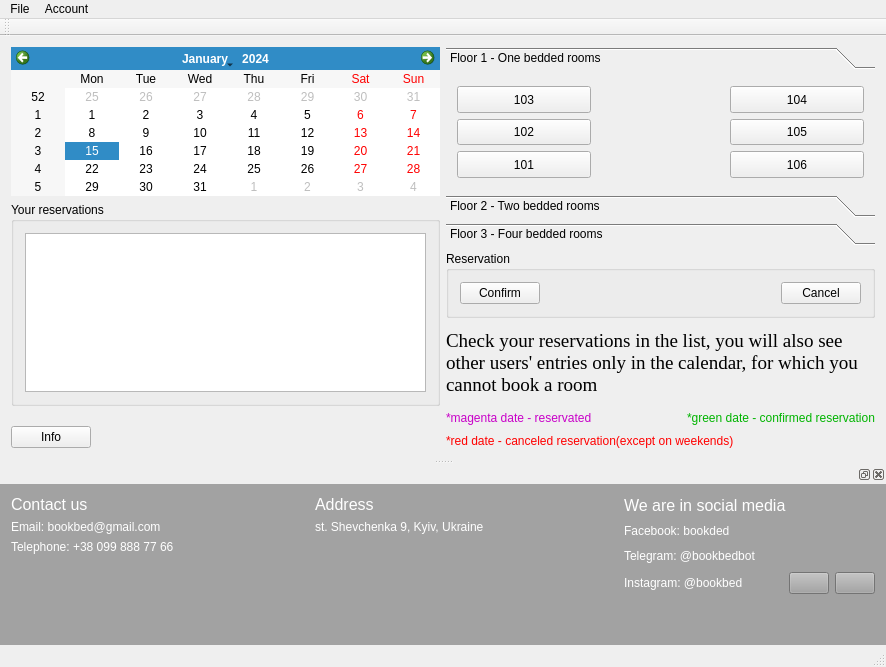
<?xml version="1.0" encoding="UTF-8"?>
<ui version="4.0">
 <class>hotelClass</class>
 <widget class="QMainWindow" name="hotelClass">
  <property name="geometry">
   <rect>
    <x>0</x>
    <y>0</y>
    <width>886</width>
    <height>667</height>
   </rect>
  </property>
  <property name="windowTitle">
   <string>hotel</string>
  </property>
  <property name="styleSheet">
   <string notr="true"/>
  </property>
  <widget class="QWidget" name="centralWidget">
   <layout class="QGridLayout" name="gridLayout_5">
    <item row="0" column="1">
     <widget class="QToolBox" name="toolBox">
      <property name="currentIndex">
       <number>0</number>
      </property>
      <widget class="QWidget" name="floor_1">
       <property name="geometry">
        <rect>
         <x>0</x>
         <y>0</y>
         <width>431</width>
         <height>108</height>
        </rect>
       </property>
       <attribute name="label">
        <string>Floor 1 - One bedded rooms</string>
       </attribute>
       <layout class="QGridLayout" name="gridLayout_2">
        <item row="1" column="2">
         <widget class="QToolButton" name="toolButton105">
          <property name="sizePolicy">
           <sizepolicy hsizetype="Expanding" vsizetype="Expanding">
            <horstretch>0</horstretch>
            <verstretch>0</verstretch>
           </sizepolicy>
          </property>
          <property name="text">
           <string>105</string>
          </property>
          <property name="checkable">
           <bool>true</bool>
          </property>
         </widget>
        </item>
        <item row="2" column="0">
         <widget class="QToolButton" name="toolButton101">
          <property name="sizePolicy">
           <sizepolicy hsizetype="Expanding" vsizetype="Expanding">
            <horstretch>0</horstretch>
            <verstretch>0</verstretch>
           </sizepolicy>
          </property>
          <property name="text">
           <string>101</string>
          </property>
          <property name="checkable">
           <bool>true</bool>
          </property>
         </widget>
        </item>
        <item row="1" column="0">
         <widget class="QToolButton" name="toolButton102">
          <property name="sizePolicy">
           <sizepolicy hsizetype="Expanding" vsizetype="Expanding">
            <horstretch>0</horstretch>
            <verstretch>0</verstretch>
           </sizepolicy>
          </property>
          <property name="text">
           <string>102</string>
          </property>
          <property name="checkable">
           <bool>true</bool>
          </property>
         </widget>
        </item>
        <item row="0" column="0">
         <widget class="QToolButton" name="toolButton103">
          <property name="sizePolicy">
           <sizepolicy hsizetype="Expanding" vsizetype="Expanding">
            <horstretch>0</horstretch>
            <verstretch>0</verstretch>
           </sizepolicy>
          </property>
          <property name="text">
           <string>103</string>
          </property>
          <property name="checkable">
           <bool>true</bool>
          </property>
         </widget>
        </item>
        <item row="2" column="2">
         <widget class="QToolButton" name="toolButton106">
          <property name="sizePolicy">
           <sizepolicy hsizetype="Expanding" vsizetype="Expanding">
            <horstretch>0</horstretch>
            <verstretch>0</verstretch>
           </sizepolicy>
          </property>
          <property name="text">
           <string>106</string>
          </property>
          <property name="checkable">
           <bool>true</bool>
          </property>
         </widget>
        </item>
        <item row="0" column="2">
         <widget class="QToolButton" name="toolButton104">
          <property name="sizePolicy">
           <sizepolicy hsizetype="Expanding" vsizetype="Expanding">
            <horstretch>0</horstretch>
            <verstretch>0</verstretch>
           </sizepolicy>
          </property>
          <property name="text">
           <string>104</string>
          </property>
          <property name="checkable">
           <bool>true</bool>
          </property>
         </widget>
        </item>
        <item row="1" column="1">
         <spacer name="horizontalSpacer_4">
          <property name="orientation">
           <enum>Qt::Horizontal</enum>
          </property>
          <property name="sizeHint" stdset="0">
           <size>
            <width>40</width>
            <height>20</height>
           </size>
          </property>
         </spacer>
        </item>
       </layout>
      </widget>
      <widget class="QWidget" name="floor_2">
       <property name="geometry">
        <rect>
         <x>0</x>
         <y>0</y>
         <width>431</width>
         <height>108</height>
        </rect>
       </property>
       <attribute name="label">
        <string>Floor 2 - Two bedded rooms</string>
       </attribute>
       <layout class="QGridLayout" name="gridLayout_3">
        <item row="0" column="0">
         <widget class="QToolButton" name="toolButton203">
          <property name="sizePolicy">
           <sizepolicy hsizetype="Expanding" vsizetype="Expanding">
            <horstretch>0</horstretch>
            <verstretch>0</verstretch>
           </sizepolicy>
          </property>
          <property name="text">
           <string>203</string>
          </property>
          <property name="checkable">
           <bool>true</bool>
          </property>
         </widget>
        </item>
        <item row="0" column="1">
         <spacer name="horizontalSpacer_6">
          <property name="orientation">
           <enum>Qt::Horizontal</enum>
          </property>
          <property name="sizeHint" stdset="0">
           <size>
            <width>130</width>
            <height>20</height>
           </size>
          </property>
         </spacer>
        </item>
        <item row="0" column="2">
         <widget class="QToolButton" name="toolButton204">
          <property name="sizePolicy">
           <sizepolicy hsizetype="Expanding" vsizetype="Expanding">
            <horstretch>0</horstretch>
            <verstretch>0</verstretch>
           </sizepolicy>
          </property>
          <property name="text">
           <string>204</string>
          </property>
          <property name="checkable">
           <bool>true</bool>
          </property>
         </widget>
        </item>
        <item row="1" column="0">
         <widget class="QToolButton" name="toolButton202">
          <property name="sizePolicy">
           <sizepolicy hsizetype="Expanding" vsizetype="Expanding">
            <horstretch>0</horstretch>
            <verstretch>0</verstretch>
           </sizepolicy>
          </property>
          <property name="text">
           <string>202</string>
          </property>
          <property name="checkable">
           <bool>true</bool>
          </property>
         </widget>
        </item>
        <item row="1" column="2">
         <widget class="QToolButton" name="toolButton205">
          <property name="sizePolicy">
           <sizepolicy hsizetype="Expanding" vsizetype="Expanding">
            <horstretch>0</horstretch>
            <verstretch>0</verstretch>
           </sizepolicy>
          </property>
          <property name="text">
           <string>205</string>
          </property>
          <property name="checkable">
           <bool>true</bool>
          </property>
         </widget>
        </item>
        <item row="2" column="0">
         <widget class="QToolButton" name="toolButton201">
          <property name="sizePolicy">
           <sizepolicy hsizetype="Expanding" vsizetype="Expanding">
            <horstretch>0</horstretch>
            <verstretch>0</verstretch>
           </sizepolicy>
          </property>
          <property name="text">
           <string>201</string>
          </property>
          <property name="checkable">
           <bool>true</bool>
          </property>
         </widget>
        </item>
        <item row="2" column="2">
         <widget class="QToolButton" name="toolButton206">
          <property name="sizePolicy">
           <sizepolicy hsizetype="Expanding" vsizetype="Expanding">
            <horstretch>0</horstretch>
            <verstretch>0</verstretch>
           </sizepolicy>
          </property>
          <property name="text">
           <string>206</string>
          </property>
          <property name="checkable">
           <bool>true</bool>
          </property>
         </widget>
        </item>
       </layout>
      </widget>
      <widget class="QWidget" name="floor3">
       <property name="geometry">
        <rect>
         <x>0</x>
         <y>0</y>
         <width>431</width>
         <height>108</height>
        </rect>
       </property>
       <attribute name="label">
        <string>Floor 3 - Four bedded rooms</string>
       </attribute>
       <layout class="QGridLayout" name="gridLayout_4">
        <item row="0" column="0">
         <widget class="QToolButton" name="toolButton302">
          <property name="sizePolicy">
           <sizepolicy hsizetype="Expanding" vsizetype="Expanding">
            <horstretch>0</horstretch>
            <verstretch>0</verstretch>
           </sizepolicy>
          </property>
          <property name="text">
           <string>302</string>
          </property>
          <property name="checkable">
           <bool>true</bool>
          </property>
         </widget>
        </item>
        <item row="0" column="1" rowspan="2">
         <spacer name="horizontalSpacer_7">
          <property name="orientation">
           <enum>Qt::Horizontal</enum>
          </property>
          <property name="sizeHint" stdset="0">
           <size>
            <width>130</width>
            <height>20</height>
           </size>
          </property>
         </spacer>
        </item>
        <item row="0" column="2">
         <widget class="QToolButton" name="toolButton303">
          <property name="sizePolicy">
           <sizepolicy hsizetype="Expanding" vsizetype="Expanding">
            <horstretch>0</horstretch>
            <verstretch>0</verstretch>
           </sizepolicy>
          </property>
          <property name="text">
           <string>303</string>
          </property>
          <property name="checkable">
           <bool>true</bool>
          </property>
         </widget>
        </item>
        <item row="1" column="0">
         <widget class="QToolButton" name="toolButton301">
          <property name="sizePolicy">
           <sizepolicy hsizetype="Expanding" vsizetype="Expanding">
            <horstretch>0</horstretch>
            <verstretch>0</verstretch>
           </sizepolicy>
          </property>
          <property name="text">
           <string>301</string>
          </property>
          <property name="checkable">
           <bool>true</bool>
          </property>
         </widget>
        </item>
        <item row="1" column="2">
         <widget class="QToolButton" name="toolButton304">
          <property name="sizePolicy">
           <sizepolicy hsizetype="Expanding" vsizetype="Expanding">
            <horstretch>0</horstretch>
            <verstretch>0</verstretch>
           </sizepolicy>
          </property>
          <property name="text">
           <string>304</string>
          </property>
          <property name="checkable">
           <bool>true</bool>
          </property>
         </widget>
        </item>
       </layout>
      </widget>
     </widget>
    </item>
    <item row="0" column="0" rowspan="7">
     <layout class="QVBoxLayout" name="verticalLayout_5">
      <item>
       <widget class="QCalendarWidget" name="calendarWidget"/>
      </item>
      <item>
       <layout class="QVBoxLayout" name="verticalLayout">
        <item>
         <widget class="QGroupBox" name="usersReservationsGroupBox">
          <property name="title">
           <string>Your reservations</string>
          </property>
          <layout class="QVBoxLayout" name="verticalLayout_4">
           <item>
            <widget class="QListWidget" name="listWidget"/>
           </item>
          </layout>
         </widget>
        </item>
        <item>
         <spacer name="verticalSpacer">
          <property name="orientation">
           <enum>Qt::Vertical</enum>
          </property>
          <property name="sizeHint" stdset="0">
           <size>
            <width>20</width>
            <height>40</height>
           </size>
          </property>
         </spacer>
        </item>
        <item>
         <spacer name="verticalSpacer_6">
          <property name="orientation">
           <enum>Qt::Vertical</enum>
          </property>
          <property name="sizeHint" stdset="0">
           <size>
            <width>20</width>
            <height>40</height>
           </size>
          </property>
         </spacer>
        </item>
        <item>
         <layout class="QHBoxLayout" name="horizontalLayout_2">
          <item>
           <widget class="QPushButton" name="pushButtonInfo">
            <property name="text">
             <string>Info</string>
            </property>
           </widget>
          </item>
          <item>
           <spacer name="horizontalSpacer_2">
            <property name="orientation">
             <enum>Qt::Horizontal</enum>
            </property>
            <property name="sizeHint" stdset="0">
             <size>
              <width>40</width>
              <height>20</height>
             </size>
            </property>
           </spacer>
          </item>
         </layout>
        </item>
       </layout>
      </item>
     </layout>
    </item>
    <item row="5" column="1">
     <layout class="QHBoxLayout" name="horizontalLayout">
      <item>
       <widget class="QLabel" name="labelMagenta">
        <property name="styleSheet">
         <string notr="true">color: rgb(200, 0, 200);</string>
        </property>
        <property name="text">
         <string>*magenta date - reservated</string>
        </property>
       </widget>
      </item>
      <item>
       <spacer name="horizontalSpacer_5">
        <property name="orientation">
         <enum>Qt::Horizontal</enum>
        </property>
        <property name="sizeHint" stdset="0">
         <size>
          <width>40</width>
          <height>20</height>
         </size>
        </property>
       </spacer>
      </item>
      <item>
       <widget class="QLabel" name="labelGreen">
        <property name="styleSheet">
         <string notr="true">color: rgb(0, 180, 0);</string>
        </property>
        <property name="text">
         <string>*green date - confirmed reservation</string>
        </property>
       </widget>
      </item>
     </layout>
    </item>
    <item row="3" column="1">
     <widget class="QLabel" name="labelMain">
      <property name="font">
       <font>
        <family>Times New Roman</family>
        <pointsize>14</pointsize>
       </font>
      </property>
      <property name="autoFillBackground">
       <bool>false</bool>
      </property>
      <property name="text">
       <string>Check your reservations in the list, you will also see other users' entries only in the calendar, for which you cannot book a room</string>
      </property>
      <property name="textFormat">
       <enum>Qt::AutoText</enum>
      </property>
      <property name="wordWrap">
       <bool>true</bool>
      </property>
     </widget>
    </item>
    <item row="1" column="1">
     <widget class="QGroupBox" name="reservationGroupBox">
      <property name="title">
       <string>Reservation</string>
      </property>
      <layout class="QVBoxLayout" name="verticalLayout_3">
       <item>
        <layout class="QHBoxLayout" name="horizontalLayout_5">
         <item>
          <widget class="QPushButton" name="confirmPushButton">
           <property name="text">
            <string>Confirm</string>
           </property>
          </widget>
         </item>
         <item>
          <spacer name="horizontalSpacer">
           <property name="orientation">
            <enum>Qt::Horizontal</enum>
           </property>
           <property name="sizeHint" stdset="0">
            <size>
             <width>40</width>
             <height>20</height>
            </size>
           </property>
          </spacer>
         </item>
         <item>
          <widget class="QPushButton" name="cancelPushButton">
           <property name="text">
            <string>Cancel</string>
           </property>
          </widget>
         </item>
        </layout>
       </item>
      </layout>
     </widget>
    </item>
    <item row="6" column="1">
     <widget class="QLabel" name="labelRed">
      <property name="styleSheet">
       <string notr="true">color: rgb(255, 0, 0);</string>
      </property>
      <property name="text">
       <string>*red date - canceled reservation(except on weekends)</string>
      </property>
     </widget>
    </item>
   </layout>
  </widget>
  <widget class="QMenuBar" name="menuBar">
   <property name="geometry">
    <rect>
     <x>0</x>
     <y>0</y>
     <width>886</width>
     <height>22</height>
    </rect>
   </property>
   <widget class="QMenu" name="menuFile">
    <property name="title">
     <string>File</string>
    </property>
    <addaction name="actionInvoice"/>
    <addaction name="actionEditUsers"/>
   </widget>
   <widget class="QMenu" name="menuAccount">
    <property name="title">
     <string>Account</string>
    </property>
    <addaction name="actionLogOut"/>
   </widget>
   <addaction name="menuFile"/>
   <addaction name="menuAccount"/>
  </widget>
  <widget class="QToolBar" name="mainToolBar">
   <attribute name="toolBarArea">
    <enum>TopToolBarArea</enum>
   </attribute>
   <attribute name="toolBarBreak">
    <bool>false</bool>
   </attribute>
  </widget>
  <widget class="QStatusBar" name="statusBar"/>
  <widget class="QDockWidget" name="dockWidget">
   <property name="styleSheet">
    <string notr="true">background-color: rgb(162, 162, 162);</string>
   </property>
   <attribute name="dockWidgetArea">
    <number>8</number>
   </attribute>
   <widget class="QWidget" name="dockWidgetContents">
    <layout class="QGridLayout" name="gridLayout">
     <item row="0" column="1">
      <spacer name="horizontalSpacer_14">
       <property name="orientation">
        <enum>Qt::Horizontal</enum>
       </property>
       <property name="sizeHint" stdset="0">
        <size>
         <width>40</width>
         <height>20</height>
        </size>
       </property>
      </spacer>
     </item>
     <item row="0" column="2">
      <layout class="QVBoxLayout" name="verticalLayout_15">
       <item>
        <widget class="QLabel" name="labelAddress_1">
         <property name="font">
          <font>
           <pointsize>12</pointsize>
          </font>
         </property>
         <property name="styleSheet">
          <string notr="true">color: rgb(255, 255, 255);</string>
         </property>
         <property name="text">
          <string>Address</string>
         </property>
        </widget>
       </item>
       <item>
        <widget class="QLabel" name="labelAddress_2">
         <property name="styleSheet">
          <string notr="true">color: rgb(255, 255, 255);</string>
         </property>
         <property name="text">
          <string>st. Shevchenka 9, Kyiv, Ukraine</string>
         </property>
        </widget>
       </item>
       <item>
        <spacer name="verticalSpacer_3">
         <property name="orientation">
          <enum>Qt::Vertical</enum>
         </property>
         <property name="sizeHint" stdset="0">
          <size>
           <width>20</width>
           <height>40</height>
          </size>
         </property>
        </spacer>
       </item>
      </layout>
     </item>
     <item row="0" column="0">
      <layout class="QVBoxLayout" name="verticalLayout_14">
       <item>
        <widget class="QLabel" name="labelContact">
         <property name="font">
          <font>
           <pointsize>12</pointsize>
          </font>
         </property>
         <property name="styleSheet">
          <string notr="true">color: rgb(255, 255, 255);</string>
         </property>
         <property name="text">
          <string>Contact us</string>
         </property>
        </widget>
       </item>
       <item>
        <widget class="QLabel" name="labelEmail">
         <property name="styleSheet">
          <string notr="true">color: rgb(255, 255, 255);</string>
         </property>
         <property name="text">
          <string>Email: bookbed@gmail.com</string>
         </property>
        </widget>
       </item>
       <item>
        <widget class="QLabel" name="labelPhone">
         <property name="styleSheet">
          <string notr="true">color: rgb(255, 255, 255);</string>
         </property>
         <property name="text">
          <string>Telephone: +38 099 888 77 66</string>
         </property>
        </widget>
       </item>
       <item>
        <spacer name="verticalSpacer_4">
         <property name="orientation">
          <enum>Qt::Vertical</enum>
         </property>
         <property name="sizeHint" stdset="0">
          <size>
           <width>20</width>
           <height>40</height>
          </size>
         </property>
        </spacer>
       </item>
      </layout>
     </item>
     <item row="0" column="4">
      <layout class="QVBoxLayout" name="verticalLayout_16">
       <item>
        <widget class="QLabel" name="labelSocial">
         <property name="font">
          <font>
           <pointsize>12</pointsize>
          </font>
         </property>
         <property name="styleSheet">
          <string notr="true">color: rgb(255, 255, 255);</string>
         </property>
         <property name="text">
          <string>We are in social media</string>
         </property>
        </widget>
       </item>
       <item>
        <widget class="QLabel" name="labelFacebook">
         <property name="styleSheet">
          <string notr="true">color: rgb(255, 255, 255);</string>
         </property>
         <property name="text">
          <string>Facebook: bookded</string>
         </property>
        </widget>
       </item>
       <item>
        <widget class="QLabel" name="labelTelegram">
         <property name="styleSheet">
          <string notr="true">color: rgb(255, 255, 255);</string>
         </property>
         <property name="text">
          <string>Telegram: @bookbedbot</string>
         </property>
        </widget>
       </item>
       <item>
        <layout class="QHBoxLayout" name="horizontalLayout_9">
         <item>
          <widget class="QLabel" name="labelInstagram">
           <property name="styleSheet">
            <string notr="true">color: rgb(255, 255, 255);</string>
           </property>
           <property name="text">
            <string>Instagram: @bookbed</string>
           </property>
          </widget>
         </item>
         <item>
          <layout class="QHBoxLayout" name="horizontalLayout_8">
           <item>
            <spacer name="horizontalSpacer_3">
             <property name="orientation">
              <enum>Qt::Horizontal</enum>
             </property>
             <property name="sizeHint" stdset="0">
              <size>
               <width>40</width>
               <height>20</height>
              </size>
             </property>
            </spacer>
           </item>
           <item>
            <widget class="QPushButton" name="pushButtonUa">
             <property name="text">
              <string/>
             </property>
            </widget>
           </item>
           <item>
            <widget class="QPushButton" name="pushButtonEng">
             <property name="text">
              <string/>
             </property>
            </widget>
           </item>
          </layout>
         </item>
        </layout>
       </item>
      </layout>
     </item>
     <item row="0" column="3">
      <spacer name="horizontalSpacer_8">
       <property name="orientation">
        <enum>Qt::Horizontal</enum>
       </property>
       <property name="sizeHint" stdset="0">
        <size>
         <width>40</width>
         <height>20</height>
        </size>
       </property>
      </spacer>
     </item>
     <item row="1" column="4">
      <spacer name="verticalSpacer_5">
       <property name="orientation">
        <enum>Qt::Vertical</enum>
       </property>
       <property name="sizeHint" stdset="0">
        <size>
         <width>20</width>
         <height>40</height>
        </size>
       </property>
      </spacer>
     </item>
    </layout>
   </widget>
  </widget>
  <action name="actionInvoice">
   <property name="text">
    <string>Invoice</string>
   </property>
  </action>
  <action name="actionLogOut">
   <property name="text">
    <string>Log Out</string>
   </property>
  </action>
  <action name="actionSelectRoomsFile">
   <property name="text">
    <string>Select rooms file</string>
   </property>
  </action>
  <action name="actionEditUsers">
   <property name="text">
    <string>Edit users</string>
   </property>
  </action>
  <action name="actionEditCompanies">
   <property name="text">
    <string>Edit companies</string>
   </property>
  </action>
  <action name="actionEditEmployee">
   <property name="text">
    <string>Edit employee</string>
   </property>
  </action>
  <action name="action222">
   <property name="text">
    <string>222</string>
   </property>
  </action>
 </widget>
 <layoutdefault spacing="6" margin="11"/>
 <resources>
  <include location="hotel.qrc"/>
 </resources>
 <connections/>
</ui>
